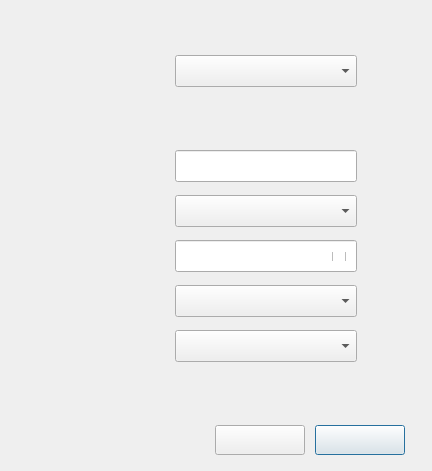
<?xml version="1.0" encoding="UTF-8"?>
<ui version="4.0">
 <class>DlgConnHidWifiWep</class>
 <widget class="QDialog" name="DlgConnHidWifiWep">
  <property name="geometry">
   <rect>
    <x>0</x>
    <y>0</y>
    <width>432</width>
    <height>471</height>
   </rect>
  </property>
  <property name="windowTitle">
   <string>Connect to Hidden Wi-Fi Network</string>
  </property>
  <widget class="QLabel" name="lbKey">
   <property name="geometry">
    <rect>
     <x>76</x>
     <y>246</y>
     <width>90</width>
     <height>20</height>
    </rect>
   </property>
   <property name="font">
    <font>
     <pointsize>10</pointsize>
    </font>
   </property>
   <property name="text">
    <string/>
   </property>
  </widget>
  <widget class="QLabel" name="lbWEPindex">
   <property name="geometry">
    <rect>
     <x>76</x>
     <y>291</y>
     <width>90</width>
     <height>20</height>
    </rect>
   </property>
   <property name="font">
    <font>
     <pointsize>10</pointsize>
    </font>
   </property>
   <property name="text">
    <string/>
   </property>
  </widget>
  <widget class="QLabel" name="lbAuth">
   <property name="geometry">
    <rect>
     <x>76</x>
     <y>336</y>
     <width>90</width>
     <height>20</height>
    </rect>
   </property>
   <property name="font">
    <font>
     <pointsize>10</pointsize>
    </font>
   </property>
   <property name="text">
    <string/>
   </property>
  </widget>
  <widget class="QComboBox" name="cbxSecurity">
   <property name="geometry">
    <rect>
     <x>175</x>
     <y>195</y>
     <width>182</width>
     <height>32</height>
    </rect>
   </property>
   <property name="font">
    <font>
     <pointsize>10</pointsize>
    </font>
   </property>
   <property name="styleSheet">
    <string notr="true">QComboBox QAbstractItemView {
	outline: 0; 
	border: 1px solid #000000;
	border-color: rgba(0, 0, 0,25%);
	selection-color: rgb(0, 0, 0);
	background-color: #F1F3F3;
}</string>
   </property>
  </widget>
  <widget class="QPushButton" name="btnConnect">
   <property name="geometry">
    <rect>
     <x>315</x>
     <y>425</y>
     <width>90</width>
     <height>30</height>
    </rect>
   </property>
   <property name="font">
    <font>
     <pointsize>10</pointsize>
    </font>
   </property>
   <property name="text">
    <string/>
   </property>
  </widget>
  <widget class="QComboBox" name="cbxAuth">
   <property name="geometry">
    <rect>
     <x>175</x>
     <y>330</y>
     <width>182</width>
     <height>32</height>
    </rect>
   </property>
   <property name="font">
    <font>
     <pointsize>10</pointsize>
    </font>
   </property>
   <property name="styleSheet">
    <string notr="true">QComboBox QAbstractItemView {
	outline: 0; 
	border: 1px solid #000000;
	border-color: rgba(0, 0, 0,25%);
	selection-color: rgb(0, 0, 0);
	background-color: #F1F3F3;
}</string>
   </property>
  </widget>
  <widget class="QLabel" name="lbConn">
   <property name="geometry">
    <rect>
     <x>76</x>
     <y>60</y>
     <width>90</width>
     <height>20</height>
    </rect>
   </property>
   <property name="font">
    <font>
     <pointsize>10</pointsize>
    </font>
   </property>
   <property name="layoutDirection">
    <enum>Qt::LeftToRight</enum>
   </property>
   <property name="text">
    <string/>
   </property>
  </widget>
  <widget class="QComboBox" name="cbxWEPindex">
   <property name="geometry">
    <rect>
     <x>175</x>
     <y>285</y>
     <width>182</width>
     <height>32</height>
    </rect>
   </property>
   <property name="font">
    <font>
     <pointsize>10</pointsize>
    </font>
   </property>
   <property name="styleSheet">
    <string notr="true">QComboBox QAbstractItemView {
	outline: 0; 
	border: 1px solid #000000;
	border-color: rgba(0, 0, 0,25%);
	selection-color: rgb(0, 0, 0);
	background-color: #F1F3F3;
}</string>
   </property>
  </widget>
  <widget class="QPushButton" name="btnCancel">
   <property name="geometry">
    <rect>
     <x>215</x>
     <y>425</y>
     <width>90</width>
     <height>30</height>
    </rect>
   </property>
   <property name="font">
    <font>
     <pointsize>10</pointsize>
    </font>
   </property>
   <property name="text">
    <string/>
   </property>
  </widget>
  <widget class="QCheckBox" name="checkBoxPwd">
   <property name="geometry">
    <rect>
     <x>332</x>
     <y>252</y>
     <width>18</width>
     <height>9</height>
    </rect>
   </property>
   <property name="font">
    <font>
     <pointsize>10</pointsize>
    </font>
   </property>
   <property name="text">
    <string/>
   </property>
  </widget>
  <widget class="QLabel" name="lbNetName">
   <property name="geometry">
    <rect>
     <x>76</x>
     <y>156</y>
     <width>90</width>
     <height>20</height>
    </rect>
   </property>
   <property name="font">
    <font>
     <pointsize>10</pointsize>
    </font>
   </property>
   <property name="text">
    <string/>
   </property>
  </widget>
  <widget class="QLineEdit" name="leKey">
   <property name="geometry">
    <rect>
     <x>175</x>
     <y>240</y>
     <width>182</width>
     <height>32</height>
    </rect>
   </property>
   <property name="font">
    <font>
     <pointsize>10</pointsize>
    </font>
   </property>
   <property name="echoMode">
    <enum>QLineEdit::Password</enum>
   </property>
  </widget>
  <widget class="QLineEdit" name="leNetName">
   <property name="geometry">
    <rect>
     <x>175</x>
     <y>150</y>
     <width>182</width>
     <height>32</height>
    </rect>
   </property>
   <property name="font">
    <font>
     <pointsize>10</pointsize>
    </font>
   </property>
  </widget>
  <widget class="QLabel" name="lbSecurity">
   <property name="geometry">
    <rect>
     <x>76</x>
     <y>201</y>
     <width>90</width>
     <height>20</height>
    </rect>
   </property>
   <property name="font">
    <font>
     <pointsize>10</pointsize>
    </font>
   </property>
   <property name="text">
    <string/>
   </property>
  </widget>
  <widget class="QComboBox" name="cbxConn">
   <property name="geometry">
    <rect>
     <x>175</x>
     <y>55</y>
     <width>182</width>
     <height>32</height>
    </rect>
   </property>
   <property name="font">
    <font>
     <pointsize>10</pointsize>
    </font>
   </property>
   <property name="styleSheet">
    <string notr="true">QComboBox QAbstractItemView {
	outline: 0; 
	border: 1px solid #000000;
	border-color: rgba(0, 0, 0,25%);
	selection-color: rgb(0, 0, 0);
	background-color: #F1F3F3;
}</string>
   </property>
  </widget>
  <widget class="QLabel" name="lbBoder">
   <property name="geometry">
    <rect>
     <x>0</x>
     <y>0</y>
     <width>432</width>
     <height>471</height>
    </rect>
   </property>
   <property name="text">
    <string/>
   </property>
  </widget>
  <widget class="QLabel" name="lbUpback">
   <property name="geometry">
    <rect>
     <x>0</x>
     <y>0</y>
     <width>432</width>
     <height>116</height>
    </rect>
   </property>
   <property name="text">
    <string/>
   </property>
  </widget>
  <widget class="QLabel" name="lbBottomback">
   <property name="geometry">
    <rect>
     <x>0</x>
     <y>411</y>
     <width>432</width>
     <height>60</height>
    </rect>
   </property>
   <property name="text">
    <string/>
   </property>
  </widget>
  <widget class="QLabel" name="lbLeftup">
   <property name="geometry">
    <rect>
     <x>0</x>
     <y>0</y>
     <width>120</width>
     <height>32</height>
    </rect>
   </property>
   <property name="text">
    <string/>
   </property>
  </widget>
  <widget class="QLabel" name="lbLeftupIcon">
   <property name="geometry">
    <rect>
     <x>9</x>
     <y>9</y>
     <width>16</width>
     <height>16</height>
    </rect>
   </property>
   <property name="text">
    <string/>
   </property>
  </widget>
  <widget class="QLabel" name="lbLeftupTitle">
   <property name="geometry">
    <rect>
     <x>34</x>
     <y>6</y>
     <width>80</width>
     <height>20</height>
    </rect>
   </property>
   <property name="text">
    <string/>
   </property>
  </widget>
  <zorder>lbBottomback</zorder>
  <zorder>lbUpback</zorder>
  <zorder>lbBoder</zorder>
  <zorder>leKey</zorder>
  <zorder>lbKey</zorder>
  <zorder>lbWEPindex</zorder>
  <zorder>lbAuth</zorder>
  <zorder>cbxSecurity</zorder>
  <zorder>btnConnect</zorder>
  <zorder>cbxAuth</zorder>
  <zorder>lbConn</zorder>
  <zorder>cbxWEPindex</zorder>
  <zorder>btnCancel</zorder>
  <zorder>checkBoxPwd</zorder>
  <zorder>lbNetName</zorder>
  <zorder>leNetName</zorder>
  <zorder>lbSecurity</zorder>
  <zorder>cbxConn</zorder>
  <zorder>lbLeftup</zorder>
  <zorder>lbLeftupIcon</zorder>
  <zorder>lbLeftupTitle</zorder>
 </widget>
 <resources/>
 <connections/>
</ui>
